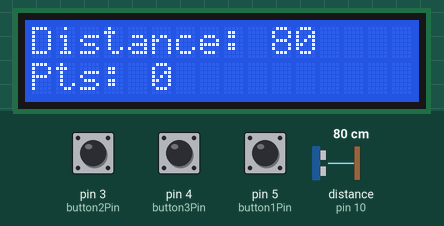
The sketch below on a simulated Arduino Uno, built with avr-gcc and run on an emulated ATmega328P. On the bench: 16×2 character LCD. Wiring (inferred from the names in the program): ultrasonic range finder: trigger pin 9; echo pin 10. Inputs (shaded band) come from the test bench; at power-on: distance to the obstacle (sensor on pin 10) 80 cm, pin 3 (button2Pin) HIGH, pin 4 (button3Pin) HIGH, pin 5 (button1Pin) HIGH. The echo pulse lasts 58.3 µs per cm; what the sketch prints to the serial monitor is not drawn.

Above: at 1.2 s.
1.3 s: distance to the obstacle (sensor on pin 10) set to 2 cm
At 2.5 s:
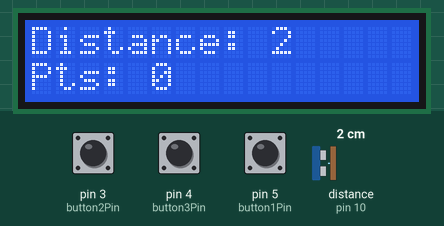
4.3 s: pin 3 (button2Pin) pulled LOW for 0.15 s
At 5.5 s:
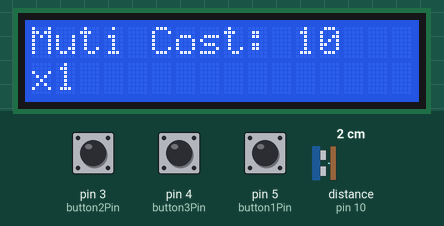
5.9 s: pin 3 (button2Pin) pulled LOW for 1 s
At 7.1 s:
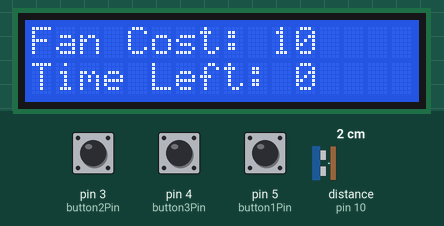
9.9 s: distance to the obstacle (sensor on pin 10) set to 120 cm
12.9 s: distance to the obstacle (sensor on pin 10) set to 4 cm
15.9 s: distance to the obstacle (sensor on pin 10) set to 250 cm
Timing chart, 0 to 18.9 s (numbered marks = the images above; inputs shaded):
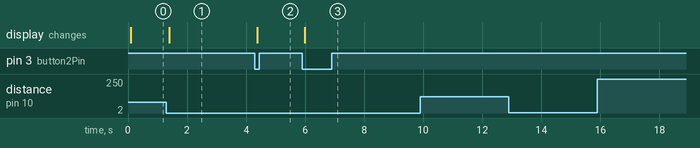

Measured:
- after the input at 1.3 s, the display: changes after 0.09 s (image 1)
- after the input at 4.3 s, the display: changes after 0.08 s (image 2)
- after the input at 5.9 s, the display: changes after 0.09 s (image 3)
- after the input at 9.9 s, every drawn part: stays the same
- after the input at 12.9 s, every drawn part: stays the same
- after the input at 15.9 s, every drawn part: stays the same

The sketch:

aaaa_copy_20250405175320_copy_20250405175327.ino
```cpp
#include <Wire.h>
#include <LiquidCrystal_I2C.h>

LiquidCrystal_I2C lcd(0x27, 16, 2);

const int trigPin = 9;
const int echoPin = 10;

const int button1Pin = 5;
const int button2Pin = 3;
const int button3Pin = 4;

int lastButton1State = HIGH;
int lastButton2State = HIGH;
int lastButton3State = HIGH;

float duration, distance;
float lastValidDistance = -1;
int pushUpCounter = 0;
int currentState = 0;

float multiplierCost = 10;
int multiplier = 1;

int fanTimeLeft = 0;
long purchasedFan = 0;

float priceScale = 1.7;
int page = 0;

void setup() {
  pinMode(trigPin, OUTPUT);
  pinMode(echoPin, INPUT);
  Serial.begin(9600);

  lcd.begin();
  lcd.backlight();

  pinMode(button1Pin, INPUT_PULLUP);
  pinMode(button2Pin, INPUT_PULLUP);
  pinMode(button3Pin, INPUT_PULLUP);
}

void loop() {

  Serial.println(pushUpCounter);

  int button1State = digitalRead(button1Pin);
  int button2State = digitalRead(button2Pin);
  int button3State = digitalRead(button3Pin);

  digitalWrite(trigPin, LOW);
  delayMicroseconds(2);
  digitalWrite(trigPin, HIGH);
  delayMicroseconds(10);
  digitalWrite(trigPin, LOW);

  duration = pulseIn(echoPin, HIGH);
  distance = (duration * 0.0343) / 2;

  if (distance <= 1200) {
    lastValidDistance = distance;
  }

  float displayedDistance = (distance > 1200) ? lastValidDistance : distance;

  switch (currentState) {
    case 0:
      if (displayedDistance > 35 && displayedDistance < 60) {
        currentState = 1;
      }
      break;

    case 1:
      if (displayedDistance < 10) {
        currentState = 2;
      }
      break;

    case 2:
      if (displayedDistance > 35 && displayedDistance < 60) {
        pushUpCounter += multiplier;
        currentState = 0;
      }
      break;
  }

  handleButtonPresses(button1State, button2State, button3State);

  if (page == 0) {
    mainScreen(displayedDistance);
  } else if (page == 1) {
    shopDisplay1();
  } else if (page == 2) {
    shopDisplay2();
  }

  subtractTime();
  delay(50);
}

void handleButtonPresses(int button1State, int button2State, int button3State) {
  if (button1State != lastButton1State) {
    if (button1State == LOW) {
      buyMultiplier();
    }
    lastButton1State = button1State;
  }

  if (button2State != lastButton2State) {
    if (button2State == LOW) {
      page++;
      if (page > 2) {
        page = 0;
      }
    }
    lastButton2State = button2State;
  }

  if (button3State != lastButton3State) {
    if (button3State == LOW) {
      buyFan();
    }
    lastButton3State = button3State;
  }
}

void buyMultiplier() {
  if (pushUpCounter >= multiplierCost) {
    pushUpCounter -= multiplierCost;
    multiplier++;
    multiplierCost *= priceScale;
    multiplierCost = ceil(multiplierCost);
  }
}

void buyFan(){
  if (pushUpCounter >= 10) {
    pushUpCounter -= 10;
    fanTimeLeft += 30;
    purchasedFan = millis();
  }
}

void subtractTime(){
  if(millis() - purchasedFan >= 1000 && fanTimeLeft > 0){
    fanTimeLeft -= 1;
    purchasedFan = millis();
  }
}

void mainScreen(float displayedDistance) {
  lcd.clear();
  lcd.setCursor(0, 0);
  lcd.print("Distance: " + String(round(displayedDistance)));
  lcd.setCursor(0, 1);
  lcd.print("Pts: " + String(pushUpCounter));
}

void shopDisplay1() {
  lcd.clear();
  lcd.setCursor(0, 0);
  lcd.print("Muti Cost: " + String((int)multiplierCost));
  lcd.setCursor(0, 1);
  lcd.print("x" + String(multiplier));
}

void shopDisplay2() {
  lcd.clear();
  lcd.setCursor(0, 0);
  lcd.print("Fan Cost: 10");
  lcd.setCursor(0, 1);
  lcd.print("Time Left: " + String(fanTimeLeft));
}
```
